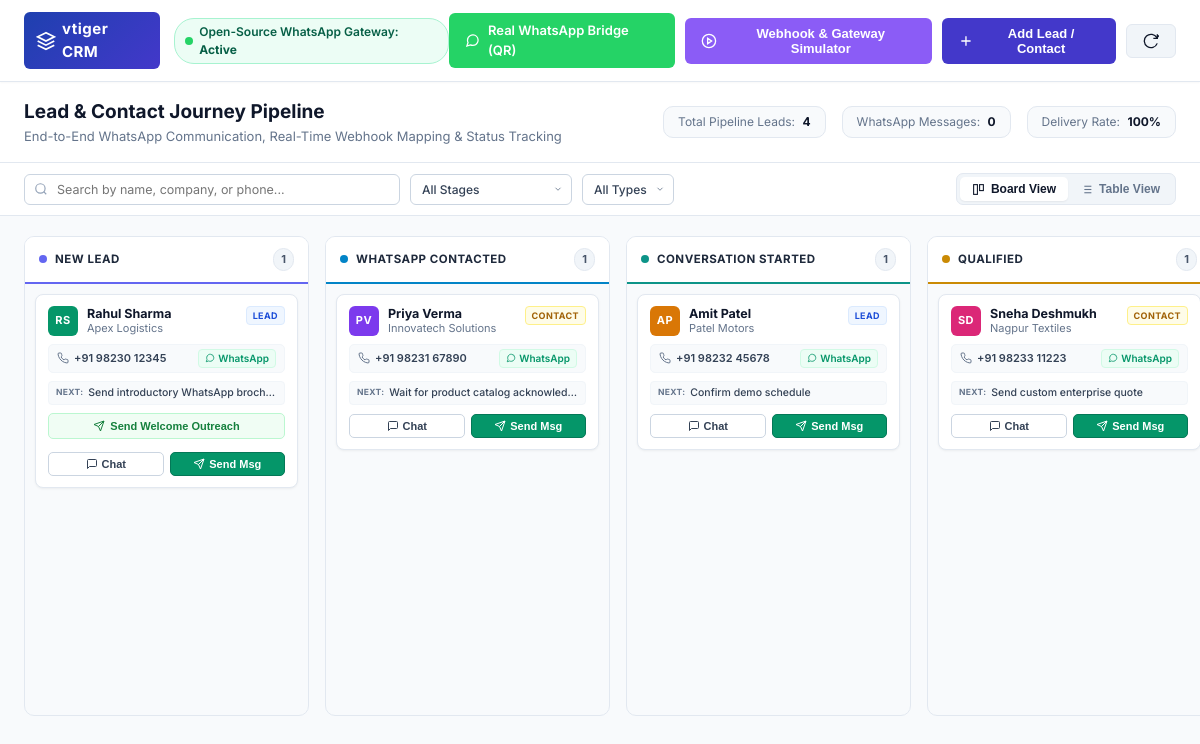
The page / on the database its author committed.
### tables this page shows
CREATE TABLE `pipeline_stages` (
    `id` INT AUTO_INCREMENT PRIMARY KEY,
    `stage_key` VARCHAR(50) NOT NULL UNIQUE,
    `stage_name` VARCHAR(100) NOT NULL,
    `sort_order` INT NOT NULL DEFAULT 0,
    `color_code` VARCHAR(20) DEFAULT '#4f46e5',
    `created_at` TIMESTAMP DEFAULT CURRENT_TIMESTAMP
);

CREATE TABLE `leads_contacts` (
    `id` INT AUTO_INCREMENT PRIMARY KEY,
    `first_name` VARCHAR(100) NOT NULL,
    `last_name` VARCHAR(100) NOT NULL,
    `email` VARCHAR(150) DEFAULT NULL,
    `phone` VARCHAR(20) NOT NULL,               
    `normalized_phone` VARCHAR(20) NOT NULL,    
    `record_type` ENUM('Lead', 'Contact') DEFAULT 'Lead',
    `company` VARCHAR(150) DEFAULT NULL,
    `pipeline_stage_id` INT NOT NULL DEFAULT 1,
    `next_action` VARCHAR(255) DEFAULT 'Initiate WhatsApp outreach',
    `last_contacted_at` DATETIME DEFAULT NULL,
    `last_message_text` TEXT DEFAULT NULL,
    `last_message_status` ENUM('scheduled', 'sent', 'delivered', 'read', 'failed') DEFAULT NULL,
    `created_at` TIMESTAMP DEFAULT CURRENT_TIMESTAMP,
    `updated_at` TIMESTAMP DEFAULT CURRENT_TIMESTAMP ON UPDATE CURRENT_TIMESTAMP,
    INDEX `idx_normalized_phone` (`normalized_phone`),
    INDEX `idx_pipeline_stage` (`pipeline_stage_id`),
    CONSTRAINT `fk_lead_stage` FOREIGN KEY (`pipeline_stage_id`) REFERENCES `pipeline_stages` (`id`) ON UPDATE CASCADE
);

### includes/db.php (called while the page is built, shortened)
<?php
class Database {
    private static ?PDO $instance = null;
    public static function getConnection(): PDO {
        if (self::$instance === null) {
            $options = [
                PDO::ATTR_ERRMODE            => PDO::ERRMODE_EXCEPTION,
                PDO::ATTR_DEFAULT_FETCH_MODE => PDO::FETCH_ASSOC,
                PDO::ATTR_EMULATE_PREPARES   => false,
            ];
            $ports = [3307, 3306];
            foreach ($ports as $port) {
                try {
                    $dsn = sprintf(
                        'mysql:host=%s;port=%d;dbname=%s;charset=utf8mb4',
                        self::DB_HOST,
                        $port,
                        self::DB_NAME
                    );
                    self::$instance = new PDO($dsn, self::DB_USER, self::DB_PASS, $options);
                    break;
                } catch (PDOException $e) {
                    $lastException = $e;
                }
            }
        }
        return self::$instance;
    }
}

### models/Lead.php (called while the page is built, shortened)
<?php
require_once __DIR__ . '/../includes/db.php';
class Lead {
    private PDO $db;
    public function __construct() {
        $this->db = Database::getConnection();
    }
    public function getPipelineBoard(): array {
        $stagesStmt = $this->db->query("SELECT * FROM pipeline_stages ORDER BY sort_order ASC");
        $stages = $stagesStmt->fetchAll();
        $leadsStmt = $this->db->query(
            "SELECT l.*, s.stage_key, s.stage_name
             FROM leads_contacts l
             JOIN pipeline_stages s ON l.pipeline_stage_id = s.id
             ORDER BY l.updated_at DESC"
        );
        $leads = $leadsStmt->fetchAll();
        $pipeline = [];
        foreach ($stages as $stage) {
            $stage['leads'] = [];
            $pipeline[$stage['id']] = $stage;
        }
        foreach ($leads as $lead) {
            $stageId = (int)$lead['pipeline_stage_id'];
            if (isset($pipeline[$stageId])) {
                $pipeline[$stageId]['leads'][] = $lead;
            }
        }
        return array_values($pipeline);
    }
}

### index.php (the view, shortened to what this page needs)
<?php
require_once __DIR__ . '/models/Lead.php';
$leadModel = new Lead();
$pipeline  = $leadModel->getPipelineBoard();
$totalLeads = 0;
foreach ($pipeline as $st) {
    $totalLeads += count($st['leads']);
}
$pdo = Database::getConnection();
$totalMessages = (int)$pdo->query("SELECT COUNT(*) FROM whatsapp_messages")->fetchColumn();
$deliveredCount = (int)$pdo->query("SELECT COUNT(*) FROM whatsapp_messages WHERE status IN ('delivered', 'read')")->fetchColumn();
?>
<!DOCTYPE html>
<html lang="en">
<head>
    <link rel="stylesheet" href="assets/css/style.css">
    <link rel="stylesheet" href="assets/css/chat.css">
    <link rel="stylesheet" href="assets/css/simulator.css">
</head>
<body>
    <header class="app-header">
        <div class="brand-section">
            <div class="logo-badge">
                <svg width="20" height="20" viewBox="0 0 24 24" fill="none" stroke="currentColor" stroke-width="2">
                    <path d="M12 2L2 7l10 5 10-5-10-5zM2 17l10 5 10-5M2 12l10 5 10-5"/>
                </svg>
                <span>vtiger CRM</span>
            </div>
            <div class="integration-badge">
                <span class="status-dot"></span>
                <span>Open-Source WhatsApp Gateway: <strong>Active</strong></span>
            </div>
        </div>
        <div class="header-actions">
            <a href="http://localhost:3333" target="_blank" class="btn btn-whatsapp" style="text-decoration: none;" title="Open Real WhatsApp Web Multi-Device Bridge & QR Scanner">
                <svg width="15" height="15" viewBox="0 0 24 24" fill="none" stroke="currentColor" stroke-width="2">
                    <path d="M21 11.5a8.38 8.38 0 0 1-.9 3.8 8.5 8.5 0 0 1-7.6 4.7 8.38 8.38 0 0 1-3.8-.9L3 21l1.9-5.7a8.38 8.38 0 0 1-.9-3.8 8.5 8.5 0 0 1 4.7-7.6 8.38 8.38 0 0 1 3.8-.9h.5a8.48 8.48 0 0 1 8 8v.5z"/>
                </svg>
                <span>Real WhatsApp Bridge (QR)</span>
            </a>
            <button class="btn btn-simulator" onclick="openSimulatorModal()">
                <svg width="16" height="16" viewBox="0 0 24 24" fill="none" stroke="currentColor" stroke-width="2">
                    <circle cx="12" cy="12" r="10"/><path d="M10 8l6 4-6 4V8z"/>
                </svg>
                <span>Webhook & Gateway Simulator</span>
            </button>
            <button class="btn btn-primary" onclick="openModal('newLeadModal')">
                <svg width="16" height="16" viewBox="0 0 24 24" fill="none" stroke="currentColor" stroke-width="2">
                    <path d="M12 5v14M5 12h14"/>
                </svg>
                <span>Add Lead / Contact</span>
            </button>
            <button class="btn btn-secondary" onclick="window.location.reload()" title="Refresh Board">
                <svg width="16" height="16" viewBox="0 0 24 24" fill="none" stroke="currentColor" stroke-width="2">
                    <path d="M21.5 2v6h-6M21.34 15.57a10 10 0 1 1-.57-8.38l5.67-5.67"/>
                </svg>
            </button>
        </div>
    </header>
    <section class="pipeline-banner">
        <div class="banner-title">
            <h1>Lead & Contact Journey Pipeline</h1>
            <p>End-to-End WhatsApp Communication, Real-Time Webhook Mapping & Status Tracking</p>
        </div>
        <div class="pipeline-stats">
            <div class="stat-pill">Total Pipeline Leads: <strong><?= $totalLeads ?></strong></div>
            <div class="stat-pill">WhatsApp Messages: <strong><?= $totalMessages ?></strong></div>
            <div class="stat-pill">Delivery Rate: <strong><?= $totalMessages > 0 ? round(($deliveredCount / $totalMessages) * 100) : 100 ?>%</strong></div>
        </div>
    </section>
    <div class="pipeline-controls-bar">
        <div class="controls-left">
            <div class="search-box-wrap">
                <input type="text" id="pipelineSearchInput" placeholder="Search by name, company, or phone...">
            </div>
            <select id="stageFilterSelect" class="filter-select">
                <option value="all">All Stages</option>
            </select>
            <select id="typeFilterSelect" class="filter-select">
                <option value="all">All Types</option>
            </select>
        </div>
        <div class="controls-right">
            <div class="view-switcher-group">
                <button type="button" class="view-btn active" id="btnViewKanban" onclick="switchPipelineView('kanban')">
                    <svg width="13" height="13" viewBox="0 0 24 24" fill="none" stroke="currentColor" stroke-width="2">
                        <rect x="3" y="3" width="7" height="18"/><rect x="14" y="3" width="7" height="11"/>
                    </svg>
                    <span>Board View</span>
                </button>
                <button type="button" class="view-btn" id="btnViewTable" onclick="switchPipelineView('table')">
                    <span>Table View</span>
                </button>
            </div>
        </div>
    </div>
    <main class="kanban-container active" id="kanbanContainer">
        <div class="kanban-board">
            <?php foreach ($pipeline as $stage): ?>
                <div class="kanban-column" data-stage-id="<?= $stage['id'] ?>">
                    <div class="column-header" style="border-bottom-color: <?= htmlspecialchars($stage['color_code']) ?>;">
                        <div class="column-title-wrap">
                            <span class="column-color-indicator" style="background-color: <?= htmlspecialchars($stage['color_code']) ?>;"></span>
                            <span class="column-title"><?= htmlspecialchars($stage['stage_name']) ?></span>
                        </div>
                        <span class="column-count"><?= count($stage['leads']) ?></span>
                    </div>
                    <div class="column-cards">
                        <?php
                        $avatarPalette = ['#2563eb', '#059669', '#7c3aed', '#d97706', '#db2777', '#0891b2', '#4f46e5'];
                        ?>
                        <?php
                        foreach ($stage['leads'] as $lead):
                            $initials = strtoupper(substr($lead['first_name'], 0, 1) . substr($lead['last_name'], 0, 1));
                            $avatarBg = $avatarPalette[$lead['id'] % count($avatarPalette)];
                        ?>
                            <div class="kanban-card"
                                data-lead-id="<?= $lead['id'] ?>"
                                data-stage-id="<?= $stage['id'] ?>"
                                data-record-type="<?= strtolower($lead['record_type']) ?>"
                                data-search-text="<?= strtolower(htmlspecialchars($lead['first_name'] . ' ' . $lead['last_name'] . ' ' . $lead['company'] . ' ' . $lead['phone'])) ?>">
                                <div class="card-top-row">
                                    <div class="card-lead-identity">
                                        <div class="lead-avatar" style="background-color: <?= $avatarBg ?>;">
                                            <?= htmlspecialchars($initials) ?>
                                        </div>
                                        <div class="lead-meta">
                                            <h4 class="lead-name" title="<?= htmlspecialchars($lead['first_name'] . ' ' . $lead['last_name']) ?>">
                                                <?= htmlspecialchars($lead['first_name'] . ' ' . $lead['last_name']) ?>
                                            </h4>
                                            <div class="lead-company" title="<?= htmlspecialchars($lead['company'] ?: 'Individual Account') ?>">
                                                <?= htmlspecialchars($lead['company'] ?: 'Individual Account') ?>
                                            </div>
                                        </div>
                                    </div>
                                    <span class="type-pill <?= strtolower($lead['record_type']) ?>">
                                        <?= htmlspecialchars($lead['record_type']) ?>
                                    </span>
                                </div>
                                <div class="card-contact-strip">
                                    <div class="contact-number">
                                        <a href="tel:+<?= $lead['normalized_phone'] ?: preg_replace('/[^0-9]/', '', $lead['phone']) ?>"
                                           class="phone-dialer-link"
                                           title="Click to call <?= htmlspecialchars($lead['phone']) ?>">
                                            <span><?= htmlspecialchars($lead['phone']) ?></span>
                                        </a>
                                    </div>
                                    <a href="https://wa.me/<?= $lead['normalized_phone'] ?>" target="_blank" class="wa-direct-chip" title="Direct chat in WhatsApp Web">
                                        <svg width="10" height="10" viewBox="0 0 24 24" fill="none" stroke="currentColor" stroke-width="2">
                                            <path d="M21 11.5a8.38 8.38 0 0 1-.9 3.8 8.5 8.5 0 0 1-7.6 4.7 8.38 8.38 0 0 1-3.8-.9L3 21l1.9-5.7a8.38 8.38 0 0 1-.9-3.8 8.5 8.5 0 0 1 4.7-7.6 8.38 8.38 0 0 1 3.8-.9h.5a8.48 8.48 0 0 1 8 8v.5z"/>
                                        </svg>
                                        <span>WhatsApp</span>
                                    </a>
                                </div>
                                <?php if (!empty($lead['next_action'])): ?>
                                    <div class="card-next-step" title="<?= htmlspecialchars($lead['next_action']) ?>">
                                        <span class="step-label">Next:</span>
                                        <span class="step-text"><?= htmlspecialchars($lead['next_action']) ?></span>
                                    </div>
                                <?php endif; ?>
                                <?php if ((int)$lead['pipeline_stage_id'] === 1): ?>
                                    <button type="button" class="btn btn-card-welcome" onclick="triggerAutoLeadOutreach(<?= $lead['id'] ?>, '<?= htmlspecialchars(addslashes($lead['first_name'])) ?>')" title="Send automated welcome outreach message">
                                        <svg width="12" height="12" viewBox="0 0 24 24" fill="none" stroke="currentColor" stroke-width="2">
                                            <line x1="22" y1="2" x2="11" y2="13"/>
                                            <polygon points="22 2 15 22 11 13 2 9 22 2"/>
                                        </svg>
                                        <span>Send Welcome Outreach</span>
                                    </button>
                                <?php endif; ?>
                                <div class="card-actions-grid">
                                    <button type="button" class="btn btn-card-chat" onclick="openChatModal(<?= $lead['id'] ?>, '<?= htmlspecialchars(addslashes($lead['first_name'] . ' ' . $lead['last_name'])) ?>', '<?= htmlspecialchars($lead['phone']) ?>')" title="View conversation thread">
                                        <svg width="12" height="12" viewBox="0 0 24 24" fill="none" stroke="currentColor" stroke-width="2">
                                            <path d="M21 15a2 2 0 0 1-2 2H7l-4 4V5a2 2 0 0 1 2-2h14a2 2 0 0 1 2 2z"/>
                                        </svg>
                                        <span>Chat</span>
                                    </button>
                                    <button type="button" class="btn btn-card-send" onclick="openSendWhatsAppModal(<?= $lead['id'] ?>, '<?= htmlspecialchars(addslashes($lead['first_name'] . ' ' . $lead['last_name'])) ?>', '<?= htmlspecialchars($lead['phone']) ?>')" title="Send new WhatsApp message">
                                        <svg width="12" height="12" viewBox="0 0 24 24" fill="none" stroke="currentColor" stroke-width="2">
                                            <line x1="22" y1="2" x2="11" y2="13"/>
                                            <polygon points="22 2 15 22 11 13 2 9 22 2"/>
                                        </svg>
                                        <span>Send Msg</span>
                                    </button>
                                </div>
                            </div>
                        <?php endforeach; ?>
                    </div>
                </div>
            <?php endforeach; ?>
        </div>
    </main>
</body>
</html>

### rows shown on the page
pipeline_stages: stage_name "NEW LEAD", count($stage['leads']) "1"
leads_contacts: initials "RS", first_name+last_name "Rahul Sharma", company "Apex Logistics", record_type "LEAD", phone "+91 98230 12345", next_action "Send introductory WhatsApp broch…"
pipeline_stages: stage_name "WHATSAPP CONTACTED", count($stage['leads']) "1"
leads_contacts: initials "PV", first_name+last_name "Priya Verma", company "Innovatech Solutions", record_type "CONTACT", phone "+91 98231 67890", next_action "Wait for product catalog acknowled…"
pipeline_stages: stage_name "CONVERSATION STARTED", count($stage['leads']) "1"
leads_contacts: initials "AP", first_name+last_name "Amit Patel", company "Patel Motors", record_type "LEAD", phone "+91 98232 45678", next_action "Confirm demo schedule"
pipeline_stages: stage_name "QUALIFIED", count($stage['leads']) "1"
leads_contacts: initials "SD", first_name+last_name "Sneha Deshmukh", company "Nagpur Textiles", record_type "CONTACT", phone "+91 98233 11223", next_action "Send custom enterprise quote"

### other values the page prints
$totalLeads "4"
$totalMessages "0"
